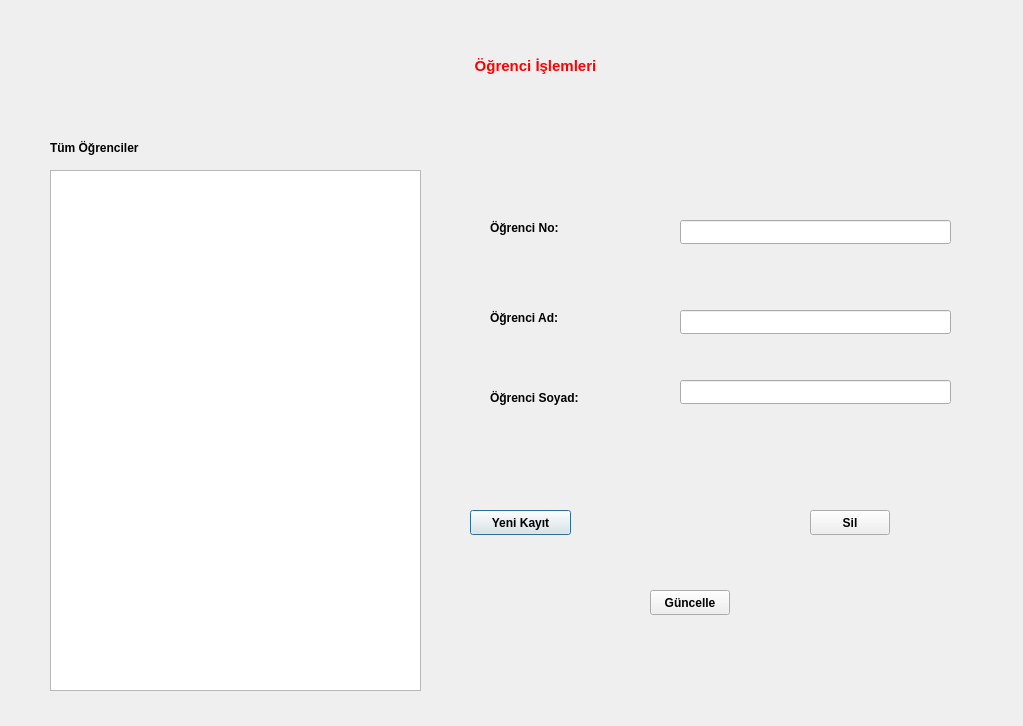
<?xml version="1.0" encoding="UTF-8"?>
<ui version="4.0">
 <class>ogrenciIslemleri</class>
 <widget class="QDialog" name="ogrenciIslemleri">
  <property name="geometry">
   <rect>
    <x>0</x>
    <y>0</y>
    <width>1023</width>
    <height>726</height>
   </rect>
  </property>
  <property name="windowTitle">
   <string>Dialog</string>
  </property>
  <widget class="QTableWidget" name="ogrenciler">
   <property name="geometry">
    <rect>
     <x>50</x>
     <y>170</y>
     <width>371</width>
     <height>521</height>
    </rect>
   </property>
   <property name="columnCount">
    <number>0</number>
   </property>
   <attribute name="horizontalHeaderDefaultSectionSize">
    <number>185</number>
   </attribute>
  </widget>
  <widget class="QLabel" name="org_label">
   <property name="geometry">
    <rect>
     <x>50</x>
     <y>140</y>
     <width>161</width>
     <height>16</height>
    </rect>
   </property>
   <property name="font">
    <font>
     <weight>75</weight>
     <bold>true</bold>
    </font>
   </property>
   <property name="text">
    <string>Tüm Öğrenciler</string>
   </property>
  </widget>
  <widget class="QLabel" name="baslik">
   <property name="geometry">
    <rect>
     <x>220</x>
     <y>40</y>
     <width>631</width>
     <height>51</height>
    </rect>
   </property>
   <property name="font">
    <font>
     <pointsize>11</pointsize>
     <weight>75</weight>
     <bold>true</bold>
    </font>
   </property>
   <property name="styleSheet">
    <string notr="true">QLabel { color : red; }</string>
   </property>
   <property name="text">
    <string>Öğrenci İşlemleri</string>
   </property>
   <property name="alignment">
    <set>Qt::AlignCenter</set>
   </property>
  </widget>
  <widget class="QLabel" name="no">
   <property name="geometry">
    <rect>
     <x>490</x>
     <y>220</y>
     <width>81</width>
     <height>16</height>
    </rect>
   </property>
   <property name="font">
    <font>
     <weight>75</weight>
     <bold>true</bold>
    </font>
   </property>
   <property name="text">
    <string>Öğrenci No:</string>
   </property>
  </widget>
  <widget class="QLabel" name="ad">
   <property name="geometry">
    <rect>
     <x>490</x>
     <y>310</y>
     <width>111</width>
     <height>16</height>
    </rect>
   </property>
   <property name="font">
    <font>
     <pointsize>9</pointsize>
     <weight>75</weight>
     <bold>true</bold>
    </font>
   </property>
   <property name="text">
    <string>Öğrenci Ad:</string>
   </property>
  </widget>
  <widget class="QLabel" name="soyad">
   <property name="geometry">
    <rect>
     <x>490</x>
     <y>390</y>
     <width>141</width>
     <height>16</height>
    </rect>
   </property>
   <property name="font">
    <font>
     <pointsize>9</pointsize>
     <weight>75</weight>
     <bold>true</bold>
    </font>
   </property>
   <property name="text">
    <string>Öğrenci Soyad:</string>
   </property>
  </widget>
  <widget class="QLineEdit" name="no_lineEdit">
   <property name="geometry">
    <rect>
     <x>680</x>
     <y>220</y>
     <width>271</width>
     <height>24</height>
    </rect>
   </property>
  </widget>
  <widget class="QLineEdit" name="ad_lineEdit">
   <property name="geometry">
    <rect>
     <x>680</x>
     <y>310</y>
     <width>271</width>
     <height>24</height>
    </rect>
   </property>
  </widget>
  <widget class="QLineEdit" name="soyad_lineEdit">
   <property name="geometry">
    <rect>
     <x>680</x>
     <y>380</y>
     <width>271</width>
     <height>24</height>
    </rect>
   </property>
  </widget>
  <widget class="QPushButton" name="yeni_kayit">
   <property name="geometry">
    <rect>
     <x>470</x>
     <y>510</y>
     <width>101</width>
     <height>25</height>
    </rect>
   </property>
   <property name="font">
    <font>
     <pointsize>9</pointsize>
     <weight>75</weight>
     <bold>true</bold>
    </font>
   </property>
   <property name="text">
    <string>Yeni Kayıt</string>
   </property>
  </widget>
  <widget class="QPushButton" name="sil">
   <property name="geometry">
    <rect>
     <x>810</x>
     <y>510</y>
     <width>80</width>
     <height>25</height>
    </rect>
   </property>
   <property name="font">
    <font>
     <pointsize>9</pointsize>
     <weight>75</weight>
     <bold>true</bold>
    </font>
   </property>
   <property name="text">
    <string>Sil</string>
   </property>
  </widget>
  <widget class="QPushButton" name="guncelle">
   <property name="geometry">
    <rect>
     <x>650</x>
     <y>590</y>
     <width>80</width>
     <height>25</height>
    </rect>
   </property>
   <property name="font">
    <font>
     <pointsize>9</pointsize>
     <weight>75</weight>
     <bold>true</bold>
    </font>
   </property>
   <property name="text">
    <string>Güncelle</string>
   </property>
  </widget>
 </widget>
 <resources/>
 <connections/>
</ui>
